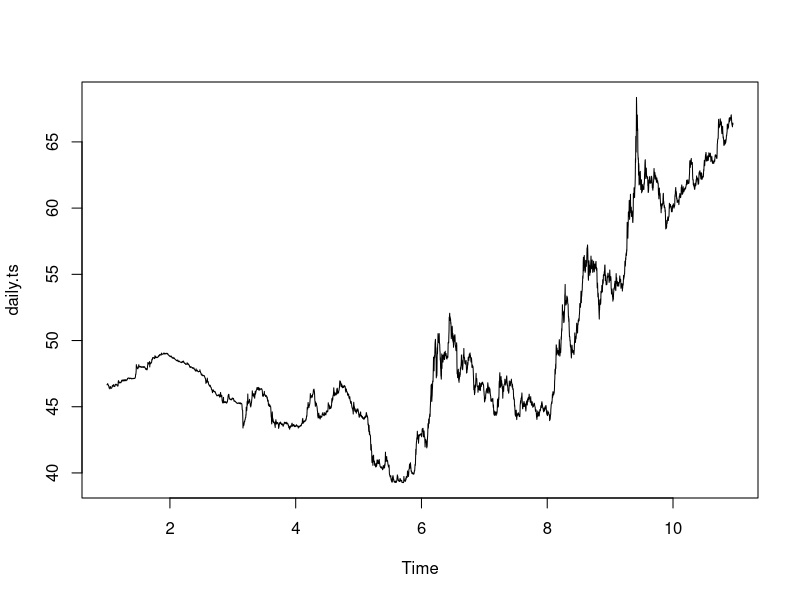
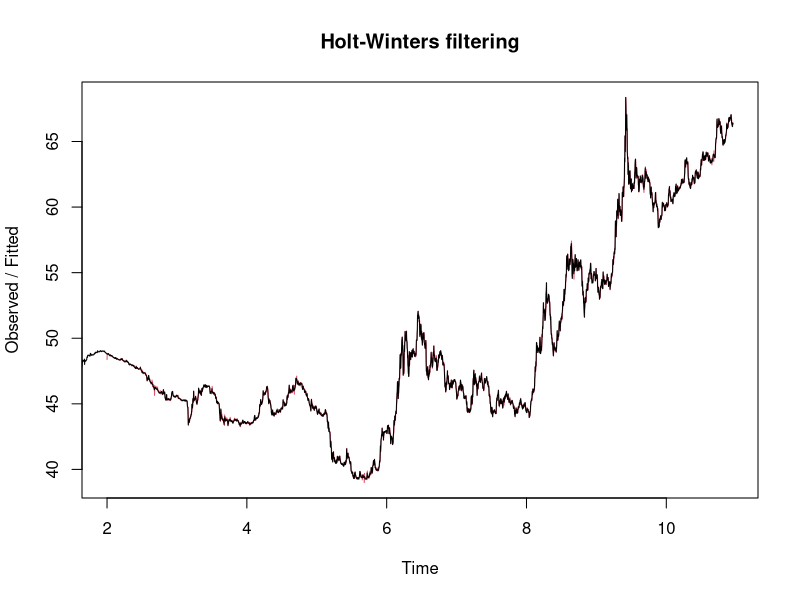
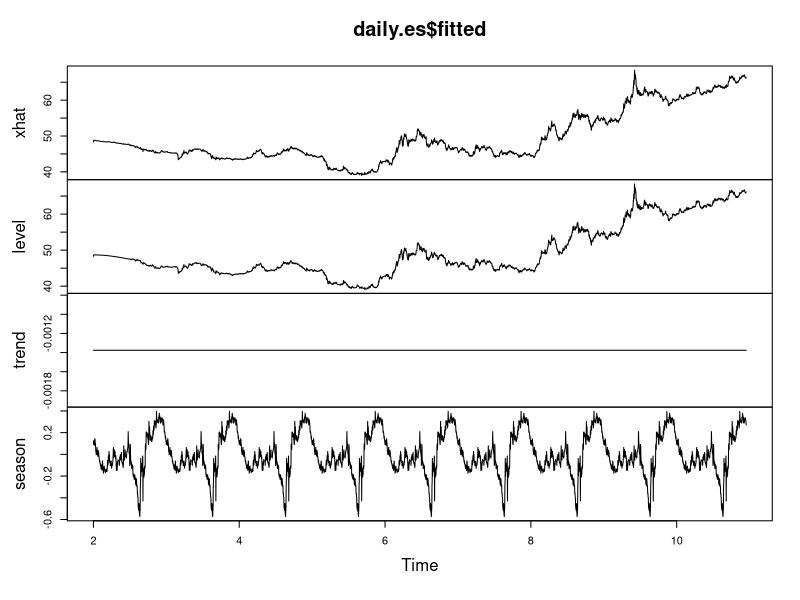
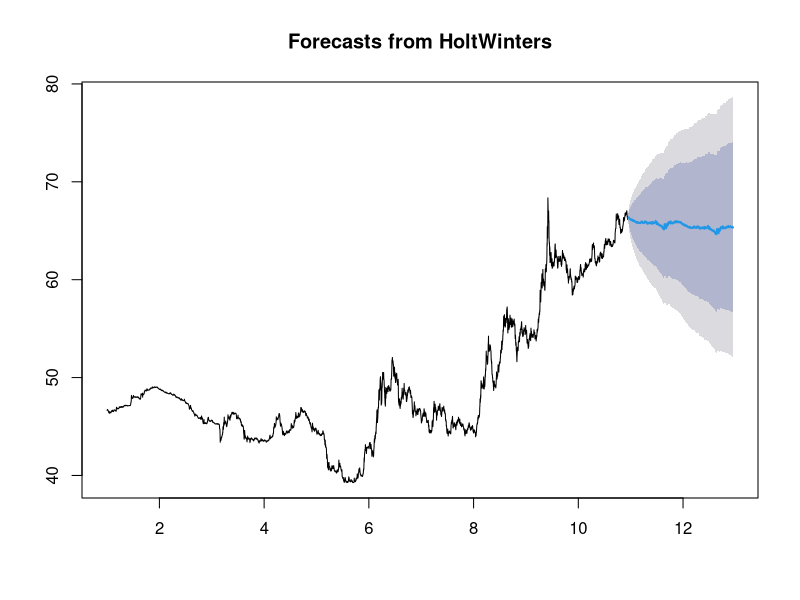
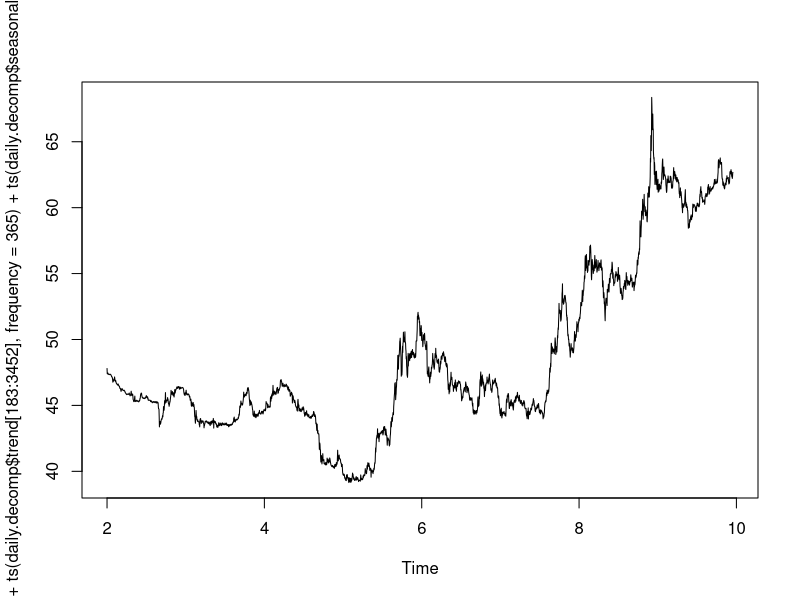
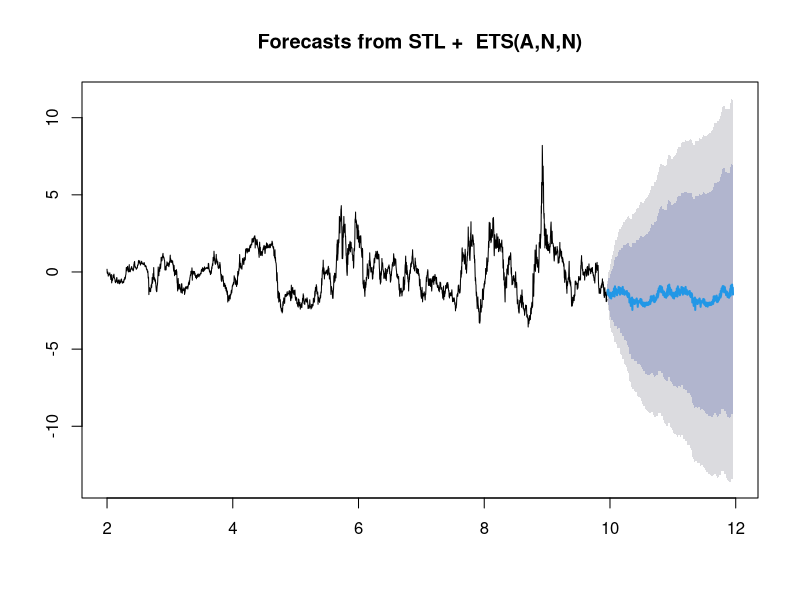
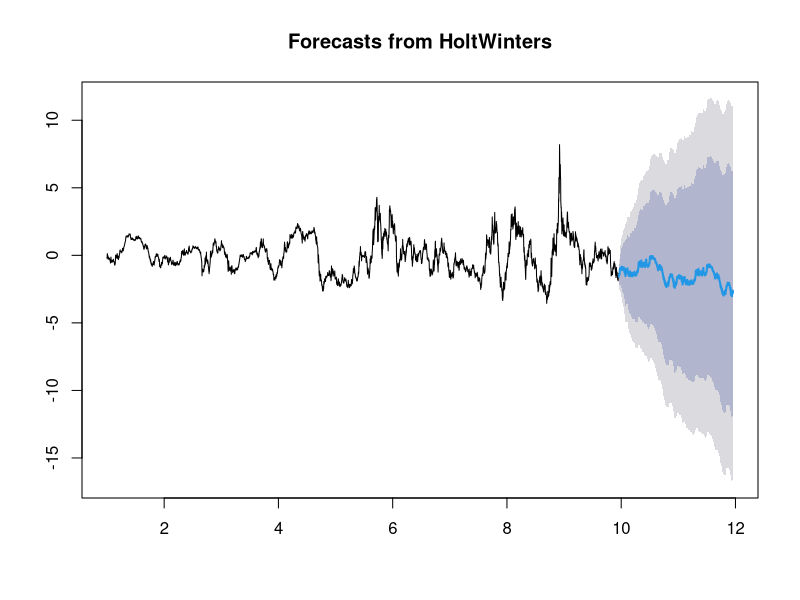
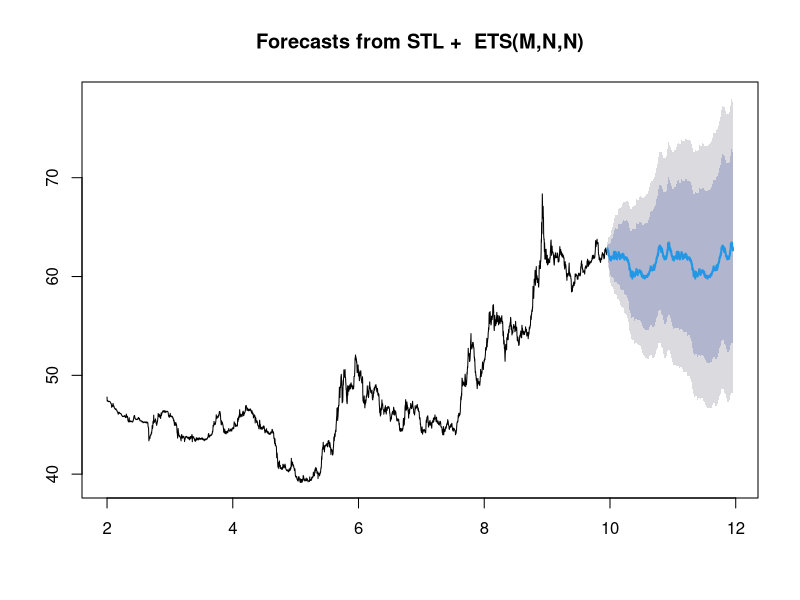

The R script that drew these images, in order:
setwd("C:/Users/coffee/Downloads/Software/R/Cowpertwait/IF")
daily = read.csv("daily.csv")
daily_rates = daily[,2]
daily = rev(daily_rates)
daily.ts = ts(daily, freq=365)
plot.ts(daily.ts)
daily.decomp = decompose(daily.ts)

library(forecast)
# exponential smoothing
daily.es = HoltWinters(daily.ts, beta=0, gamma=0)
daily.es$coefficients
plot(daily.es)
plot(daily.es$fitted)
daily.es$SSE
daily.predict1 = forecast(daily.es)
plot(daily.predict1)

# removing trend and season, exponential smoothing
daily.decomp.es = HoltWinters(ts(daily.decomp$random[183:3452],frequency = 365), beta = 0, gamma = 0)
daily.decomp.es$coefficients
# For checking - 
daily.decomp.es$x-daily.decomp$random[183:3452]
#final
plot(daily.decomp.es$fitted[,1]+ts(daily.decomp$trend[183:3452],frequency = 365)+ts(daily.decomp$seasonal[183:3452], frequency = 365))
daily_afterSmoothing = daily.decomp.es$fitted[,1]+ts(daily.decomp$trend[183:3452],frequency = 365)+ts(daily.decomp$seasonal[183:3452], frequency = 365)
daily.decomp.es$SSE
#par(mfrow =c(3,1))
daily.predict2 = forecast(daily.decomp.es$fitted[,1])
daily.predict3 = forecast(daily.decomp.es)
daily.predict4 = forecast(daily_afterSmoothing)
plot(daily.predict2)
plot(daily.predict3)
plot(daily.predict4)

#par(mfrow =c(4,1))
data.hw4 = HoltWinters(daily.ts, seasonal = "additive")
plot(data.hw4)
data.predict1 = forecast(data.hw4)
plot(data.predict1)


daily.hw4 = HoltWinters(daily.ts, seasonal = "additive")
plot(daily.hw4)
data.predict1 = forecast(daily.hw4)
plot(data.predict1)
 # plot(daily.hw4$fitted)

#par(mfrow =c(2,1))
plot(daily.hw4)
plot(data.hw4)

#par(mfrow =c(1,1))
plot(daily.hw4$fitted)
plot(data.hw4$fitted)

